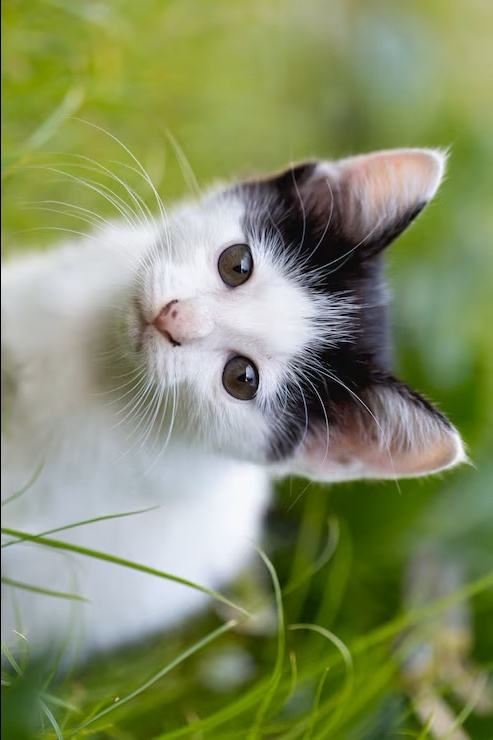
#> input picture Lab/Output/Q10_rotate_90.jpg, 493 x 740 px, given in place of image.jpg, which was not available
$ python Experiment-17.py
#> lines starting #> are read from the running program, lines starting #| are printed output that depends on the picture; after the words box and inside, x2 and y2 are one past the last pixel; in counts of white or black regions, pixels touching at a corner belong together

import cv2
import os

path = r"C:\Users\Senthil kumar\OneDrive\Desktop\image.jpg"
folder = os.path.join(os.path.dirname(path), "output")
os.makedirs(folder, exist_ok=True)
img = cv2.imread(path)
#> img is the input picture: shape (740, 493, 3); mean B, G, R 103.3, 143.6, 133.8

if img is None:
    print("Image not found!")
else:
    result = img.copy()
    h, w = result.shape[:2]
#> h = 740; w = 493
    cv2.putText(result, "WATERMARK", (20, h-20),
                cv2.FONT_HERSHEY_SIMPLEX, 1, (255,255,255), 2)
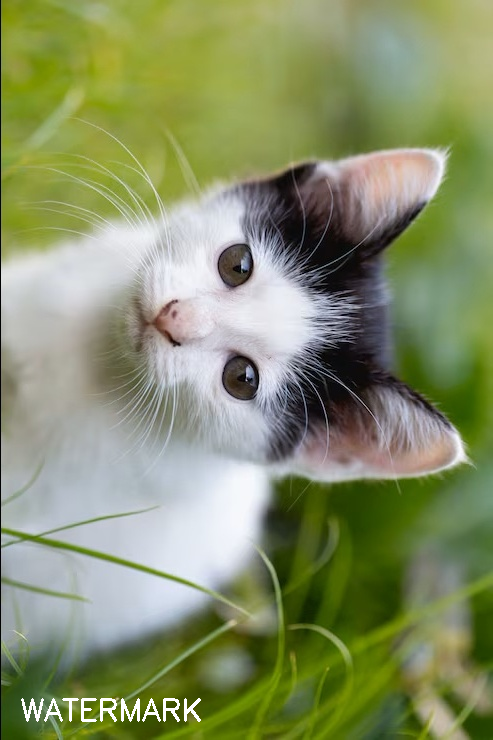
#> result: shape (740, 493, 3); 0.44% of pixels changed, all inside (x1, y1, x2, y2) = (21, 698, 201, 722)
    out = os.path.join(folder, "Q17_watermark.jpg")
    cv2.imwrite(out, result)
    cv2.imshow("Watermark", result)
    print("Output saved:", out)
    cv2.waitKey(0)
    cv2.destroyAllWindows()

$ run again, on Lab/Output/Q11_rotate_180.jpg
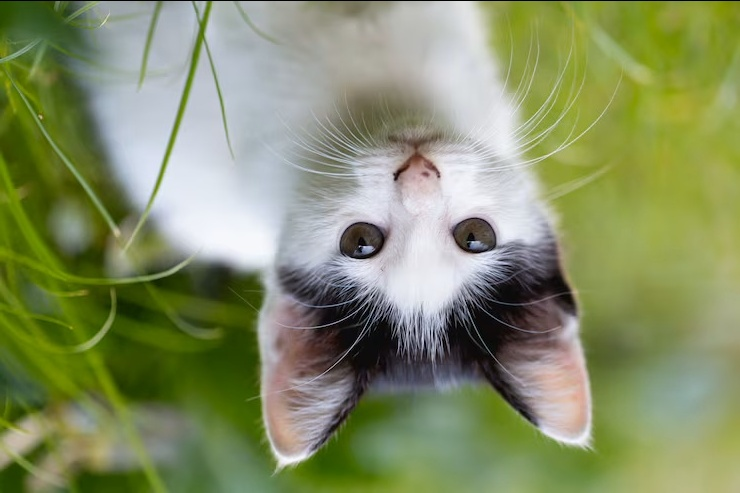
#> input picture Lab/Output/Q11_rotate_180.jpg, 740 x 493 px, given in place of image.jpg, which was not available
#> img is the input picture: shape (493, 740, 3); mean B, G, R 103.3, 143.6, 133.8
#> `cv2.putText(result, "WATERMARK", (20, h-20), cv2.FONT_HERSHEY_SIMPLEX,..`:
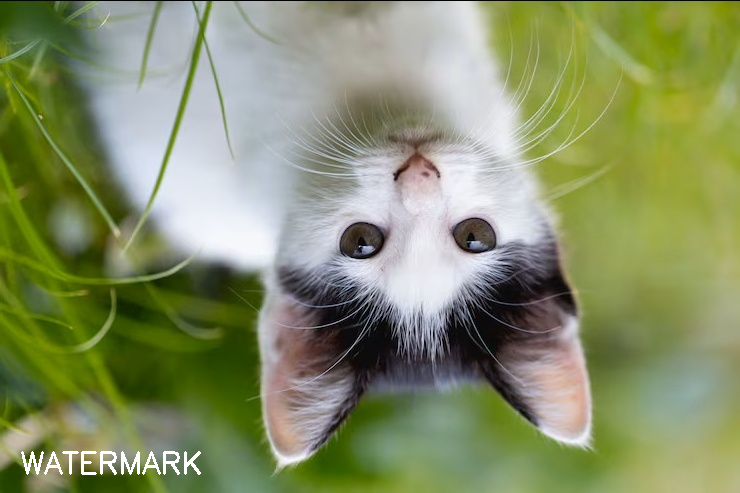
#> result: shape (493, 740, 3); 0.44% of pixels changed, all inside (x1, y1, x2, y2) = (21, 451, 201, 475)

$ run again, on Lab/Output/Q12_rotate_270.jpg
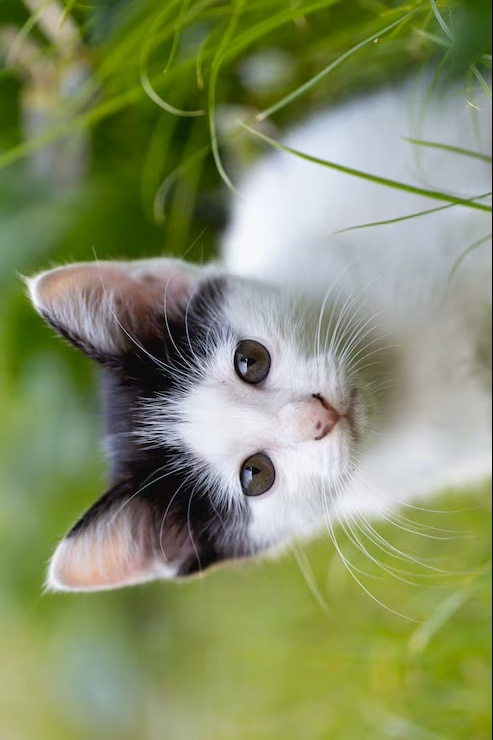
#> input picture Lab/Output/Q12_rotate_270.jpg, 493 x 740 px, given in place of image.jpg, which was not available
#> img is the input picture: shape (740, 493, 3); mean B, G, R 103.3, 143.6, 133.8
#> `cv2.putText(result, "WATERMARK", (20, h-20), cv2.FONT_HERSHEY_SIMPLEX,..`:
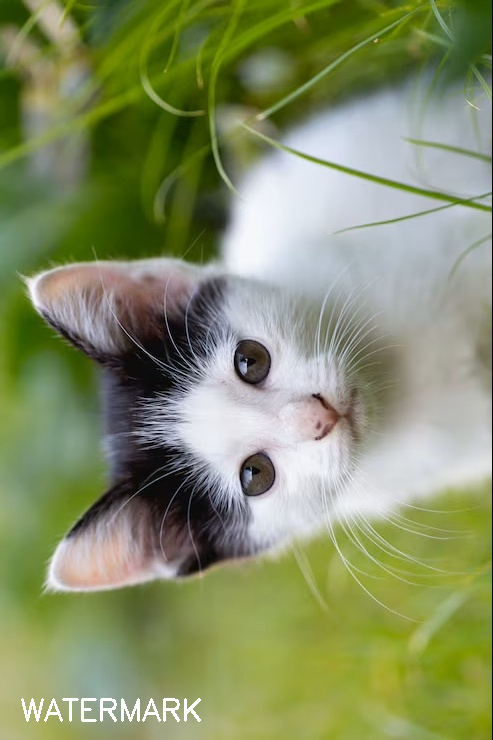
#> result: shape (740, 493, 3); 0.44% of pixels changed, all inside (x1, y1, x2, y2) = (21, 698, 201, 722)
